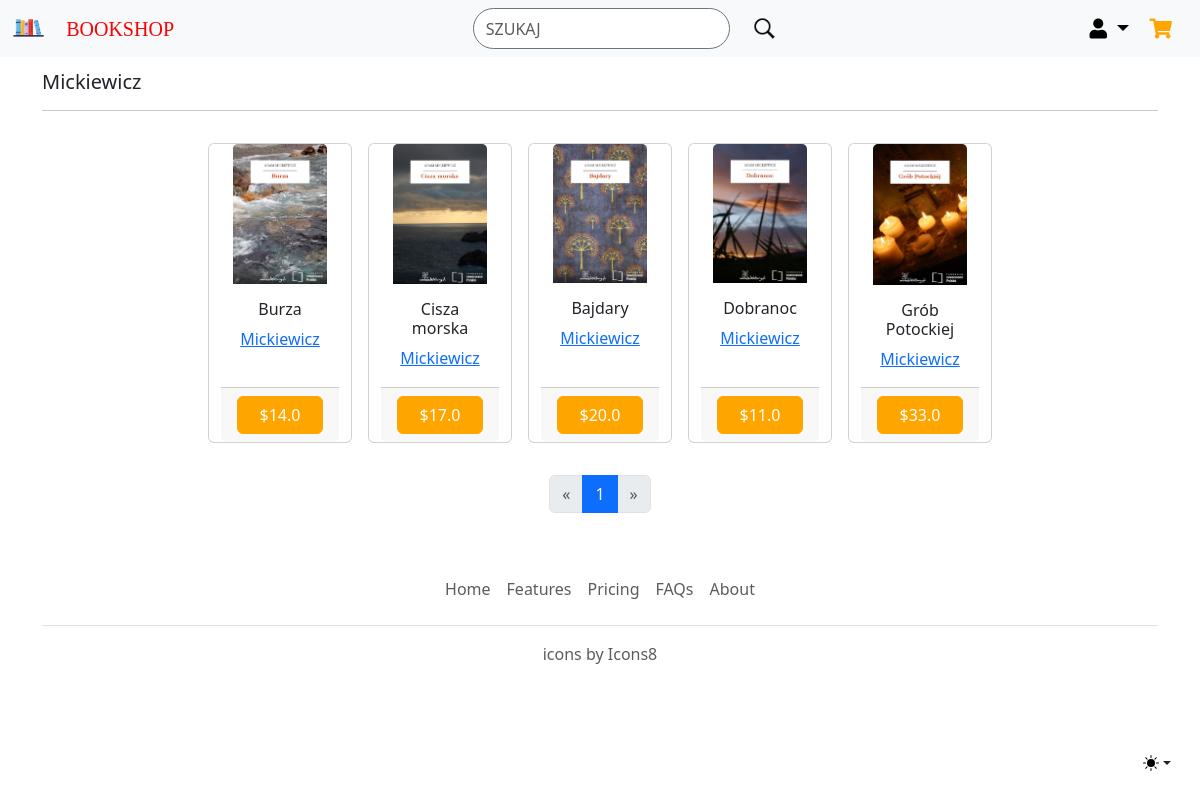
The app's page /author/Mickiewicz/ with its own data.
### myapp/models.py (models this page shows, shortened)
class Book(models.Model):
    title = models.CharField(max_length=100)
    author = models.CharField(max_length=100, blank=True)
    price = models.FloatField()
    description = models.TextField()
    file = models.ImageField(upload_to='uploads', blank=True)
    created = models.DateField(auto_now_add=True)
    modified = models.DateField(auto_now=True)
    genres = models.ManyToManyField(Genre, blank=True)

### myapp/views.py (the view)
# urls.py: path('author/<slug:author>/', views.author_site, name='author_site'),
def author_site(request, author):
    books = Book.objects.filter(author=author)
    paginator = Paginator(books, 6)
    page_number = request.GET.get('page')
    page_obj = paginator.get_page(page_number)
    return render(request, 'myapp/author_site.html', {'page_obj': page_obj, 'author': author})

### myapp/templates/myapp/author_site.html
{% extends 'myapp/base.html' %}
{% block body %}
    <h5>{{ author }}</h5>
    <hr >
<div class="row row-cols-6 g-4 text-center py-3 d-flex justify-content-center">
            {% for book in page_obj %}
            <div class="card mx-2" style="width: 9rem;">
                <a href="{% url 'show_book' book.id %}">
                    <img src="{{ book.file.url }}" class="card-img-top" alt="" style="width: 80%;" >
                </a>
                <div class="card-body">
                    <h6 class="card-title">{{book.title}}</h6>
                    <p class="card-text">   <a href="{% url 'author_site' book.author %}">{{ book.author }}</a></p>
                </div>
                <div class="card-footer d-grid">
                    <button onclick="addToCart({{ book.id }})" class="btn btn-cart mt-auto">${{ book.price }}</button>
                </div>
            </div>
            {% endfor %}
        </div>
        <nav aria-label="Page navigation example">
            <ul class="pagination justify-content-center py-3">
                {% if page_obj.has_previous %}
                <li class="page-item">
                    <a class="page-link" href="?page={{ page_obj.previous_page_number }}" aria-label="Previous">
                        <span aria-hidden="true">&laquo;</span>
                    </a>
                </li>
                {% else %}
                <li class="page-item disabled">
                    <a class="page-link" aria-label="Previous">
                        <span aria-hidden="true">&laquo;</span>
                    </a>
                </li>
                {% endif %}
                {% for num in page_obj.paginator.page_range %}
                <li class="page-item {% if page_obj.number == num %}active{% endif %}">
                    <a class="page-link" href="?page={{ num }}">{{ num }}</a>
                </li>
                {% endfor %}
                {% if page_obj.has_next %}
                <li class="page-item">
                    <a class="page-link" href="?page={{ page_obj.next_page_number }}" aria-label="Next">
                        <span aria-hidden="true">&raquo;</span>
                    </a>
                </li>
                {% else %}
                <li class="page-item disabled">
                    <a class="page-link" aria-label="Next">
                        <span aria-hidden="true">&raquo;</span>
                    </a>
                </li>
                {% endif %}
            </ul>
        </nav>
{% endblock %}

### myapp/templates/myapp/base.html (style rules this page uses)
body { padding-top: 70px; }
.btn-cart { --bs-btn-color: #fff; --bs-btn-bg: #ffa500; --bs-btn-border-color: #ffa500; --bs-btn-hover-color: #fff; --bs-btn-hover-bg: #e56f00; --bs-btn-hover-border-color: #e56f00; --bs-btn-focus-shadow-rgb: 60, 153, 110; --bs-btn-active-color: #fff; --bs-btn-active-bg: #146c43; --bs-btn-active-border-color: #13653f; --bs-btn-active-shadow: inset 0 3px 5px rgba(0, 0, 0, 0.125); --bs-btn-disabled-color: #fff; --bs-btn-disabled-bg: #198754; --bs-btn-disabled-border-color: #198754; }

### records on screen
Book: file (picture), title "Burza", author "Mickiewicz", price "14.0"
Book: file (picture), title "Cisza morska", author "Mickiewicz", price "17.0"
Book: file (picture), title "Bajdary", author "Mickiewicz", price "20.0"
Book: file (picture), title "Dobranoc", author "Mickiewicz", price "11.0"
Book: file (picture), title "Grób Potockiej", author "Mickiewicz", price "33.0"

### other values on screen
{{ author }} "Mickiewicz"
{{ num }} "1"
